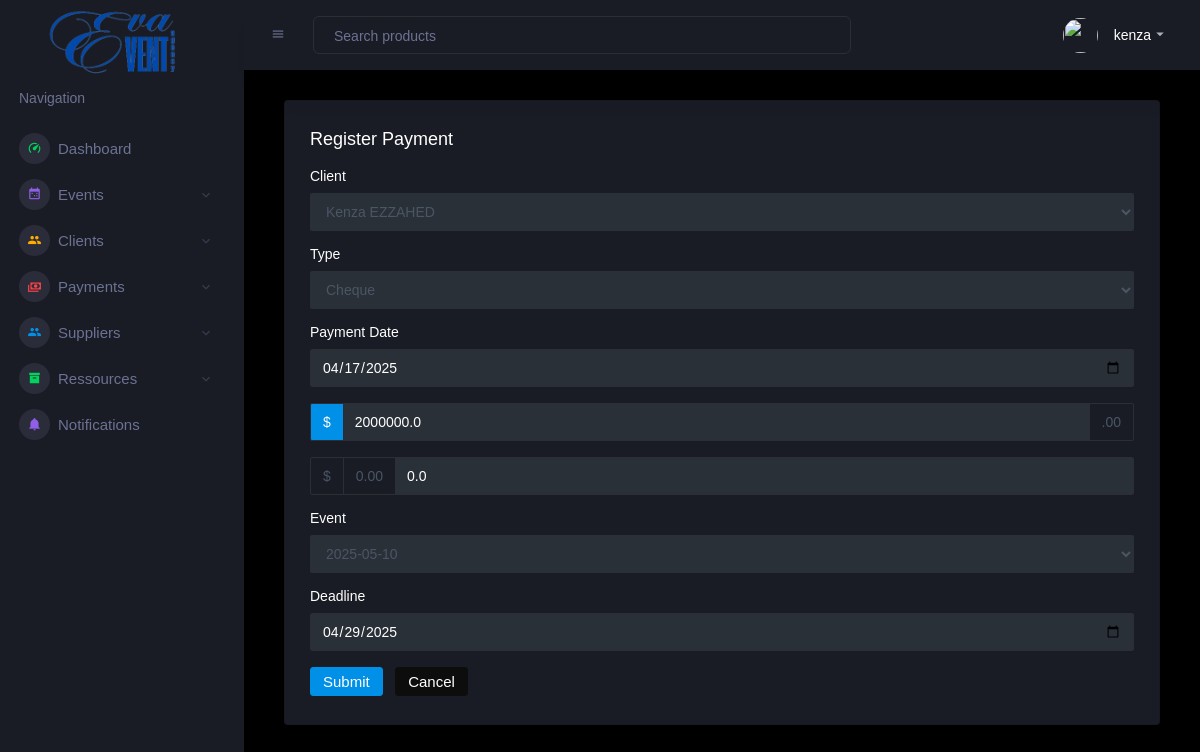
Page /payement/1/ (signed in) on the committed database.
### eventApp/models.py (models this page shows)
class Paiement(models.Model):
    client = models.ForeignKey(Client, on_delete=models.CASCADE, null=True, blank=True, related_name="client")
    evenement = models.ForeignKey(Evenement, on_delete=models.CASCADE, null=True, blank=True, related_name='ses_paiements')
    type = models.CharField(max_length=20, choices=TypePaiement.choices)
    date_paiement = models.DateField()
    montant = models.FloatField()
    reste = models.FloatField()
    deadline = models.DateField()

### eventApp/views.py (the view, shortened to what this page needs)
# urls.py: path('payement/<int:id>/',payForm, name="payEdit"),
@login_required
def payForm(request,id=0):
    mode = "Edit" if id != 0 else "Add"
    if request.method == "GET":
        if id != 0:
            pay = get_object_or_404(Paiement, pk=id)
            form = paymentRegistration(instance=pay)
        else:
            form = paymentRegistration()
    return render(request, "payments/Registerpayment.html", {'form': form, 'mode': mode})

### eventApp/forms.py
class paymentRegistration(forms.ModelForm):
    class Meta :
        model = Paiement
        fields = ['client','type','date_paiement','montant','reste','evenement','deadline']
        widgets = {
            'client': forms.Select(attrs={'class': 'form-control'}),
            'type': forms.Select(attrs={'class': 'form-control'}),
            'date_paiement': forms.NumberInput(attrs={'class': 'form-control','type':'date'}),
            'montant': forms.NumberInput(attrs={'class': 'form-control','placeholder':'montant'}),
            'reste': forms.NumberInput(attrs={'class': 'form-control','placeholder':'reste'}),
            'evenement': forms.Select(attrs={'class': 'form-control'}),
            'deadline': forms.DateInput(attrs={'type': 'date', 'class': 'form-control'}),
        }

### eventApp/models.py (called while the page is built)
    def __str__(self):
        return self.nom

    def __str__(self):
        return f"{self.date_evenement}"

### templates/payments/Registerpayment.html (shortened to what this page needs)
{% extends 'base.html' %}
{% block content %}
<div class="col-12 grid-margin stretch-card">
    <div class="card">
        <div class="card-body">
            <h4 class="card-title">Register Payment</h4>
            <form method="POST" class="forms-sample">
                <div class="form-group">
                    <label for="id_date_evenement">Client</label>
                    {{ form.client }}
                </div>
                <div class="form-group">
                    <label for="id_type">Type</label>
                    {{ form.type }}
                </div>
                <div class="form-group">
                    <label for="id_date_contrat">Payment Date</label>
                    {{ form.date_paiement }}
                </div>
                <div class="form-group">
                    <div class="input-group">
                      <div class="input-group-prepend">
                        <span class="input-group-text bg-primary text-white">$</span>
                      </div>
                      {{form.montant}}
                      <div class="input-group-append">
                        <span class="input-group-text">.00</span>
                      </div>
                    </div>
                  </div>
                  <div class="form-group">
                    <div class="input-group">
                      <div class="input-group-prepend">
                        <span class="input-group-text">$</span>
                      </div>
                      <div class="input-group-prepend">
                        <span class="input-group-text">0.00</span>
                      </div>
                     {{form.reste}}
                    </div>
                  </div>
                <div class="form-group">
                    <label for="id_fournisseurs">Event</label>
                    {{ form.evenement }}
                </div>
                <div class="form-group">
                  <label for="id_fournisseurs"> Deadline </label>
                  {{ form.deadline }}
              </div>
                <button type="submit" class="btn btn-primary mr-2">Submit</button>
                <button type="reset" class="btn btn-dark">Cancel</button>
            </form>
           </div>
        </div>
    </div>
{% endblock %}

### templates/base.html (shortened to what this page needs)
{% load static %}
<!DOCTYPE html>
<html lang="en">
<head>
    <link rel="stylesheet" href="{% static 'vendors/mdi/css/materialdesignicons.min.css' %}">
    <link rel="stylesheet" href="{% static 'vendors/css/vendor.bundle.base.css' %}">
    <link rel="stylesheet" href="{% static 'vendors/jvectormap/jquery-jvectormap.css' %}">
    <link rel="stylesheet" href="{% static 'vendors/flag-icon-css/css/flag-icon.min.css' %}">
    <link rel="stylesheet" href="{% static 'vendors/owl-carousel-2/owl.carousel.min.css' %}">
    <link rel="stylesheet" href="{% static 'vendors/owl-carousel-2/owl.theme.default.min.css' %}">
    <link rel="stylesheet" href="{% static 'css/style.css' %}">
</head>
<body>
    <div class="container-scroller">
        <nav class="sidebar sidebar-offcanvas" id="sidebar">
            <div class="sidebar-brand-wrapper d-none d-lg-flex align-items-center justify-content-center fixed-top">
                <a  href=""><img width="170px" height="170px"
                    src="{% static 'images/logo.png' %}"
                        alt="logo" /></a>
            </div>
            <ul class="nav">
                <li class="nav-item nav-category">
                    <span class="nav-link">Navigation</span>
                </li>
                <li class="nav-item menu-items">
                    <a class="nav-link" href="">
                        <span class="menu-icon">
                            <i class="mdi mdi-speedometer"></i>
                        </span>
                        <span class="menu-title">Dashboard</span>
                    </a>
                </li>
                <li class="nav-item menu-items">
                    <a class="nav-link" data-toggle="collapse" href="#ui-ev" aria-expanded="false"
                        aria-controls="ui-ev">
                        <span class="menu-icon">
                            <i class="mdi mdi-calendar-multiselect"></i>
                        </span>
                        <span class="menu-title">Events</span>
                        <i class="menu-arrow"></i>
                    </a>
                </li>
                <li class="nav-item menu-items">
                    <a class="nav-link" data-toggle="collapse" href="#ui-basic" aria-expanded="false"
                        aria-controls="ui-basic">
                        <span class="menu-icon">
                            <i class="mdi mdi-account-multiple"></i>
                        </span>
                        <span class="menu-title">Clients</span>
                        <i class="menu-arrow"></i>
                    </a>
                </li>
                <li class="nav-item menu-items">
                    <a class="nav-link" data-toggle="collapse" href="#ui-pay" aria-expanded="false"
                        aria-controls="ui-pay">
                        <span class="menu-icon">
                            <i class="mdi mdi-cash-multiple"></i>
                        </span>
                        <span class="menu-title">Payments</span>
                        <i class="menu-arrow"></i>
                    </a>
                </li>
                <li class="nav-item menu-items">
                    <a class="nav-link" data-toggle="collapse" href="#ui-supp" aria-expanded="false"
                        aria-controls="ui-supp">
                        <span class="menu-icon">
                            <i class="mdi mdi-account-multiple"></i>
                        </span>
                        <span class="menu-title">Suppliers</span>
                        <i class="menu-arrow"></i>
                    </a>
                </li>
                <li class="nav-item menu-items">
                    <a class="nav-link" data-toggle="collapse" href="#ui-ress" aria-expanded="false"
                        aria-controls="ui-ress">
                        <span class="menu-icon">
                            <i class="mdi mdi-archive"></i>
                        </span>
                        <span class="menu-title">Ressources</span>
                        <i class="menu-arrow"></i>
                    </a>
                </li>
                <li class="nav-item menu-items">
                    <a class="nav-link" href="">
                        <span class="menu-icon">
                            <i class="mdi mdi-bell"></i>
                        </span>
                        <span class="menu-title">Notifications</span>
                    </a>
                </li>
            </ul>
        </nav>
        <div class="container-fluid page-body-wrapper">
            <nav class="navbar p-0 fixed-top d-flex flex-row">
                <div class="navbar-menu-wrapper flex-grow d-flex align-items-stretch">
                    <button class="navbar-toggler navbar-toggler align-self-center" type="button"
                        data-toggle="minimize">
                        <span class="mdi mdi-menu"></span>
                    </button>
                    <ul class="navbar-nav w-100">
                        <li class="nav-item w-100">
                            <form class="nav-link mt-2 mt-md-0 d-none d-lg-flex search">
                                <input type="text" class="form-control" placeholder="Search products">
                            </form>
                        </li>
                    </ul>
                    <ul class="navbar-nav navbar-nav-right">
                        <li class="nav-item dropdown">
                            <a class="nav-link" id="profileDropdown" href="#" data-toggle="dropdown">
                                <div class="navbar-profile">
                                    <img class="img-xs rounded-circle"
                                        src="{% static 'images/faces/face15.jpg' %}" alt="">
                                    <p class="mb-0 d-none d-sm-block navbar-profile-name">{{request.user.username}}</p>
                                    <i class="mdi mdi-menu-down d-none d-sm-block"></i>
                                </div>
                            </a>
                        </li>
                    </ul>
                </div>
            </nav>
            <div class="main-panel">
                <div class="content-wrapper">
                    {% block content %}{% endblock %}
                </div>
            </div>
        </div>
    </div>
</body>
</html>

### rows in the picture
Paiement: client "Kenza EZZAHED", type "Cheque", date_paiement "04/17/2025", montant "2000000.0", reste "0.0", evenement "2025-05-10", deadline "04/29/2025"

### other values in the picture
{{ request.user.username }} "kenza"
